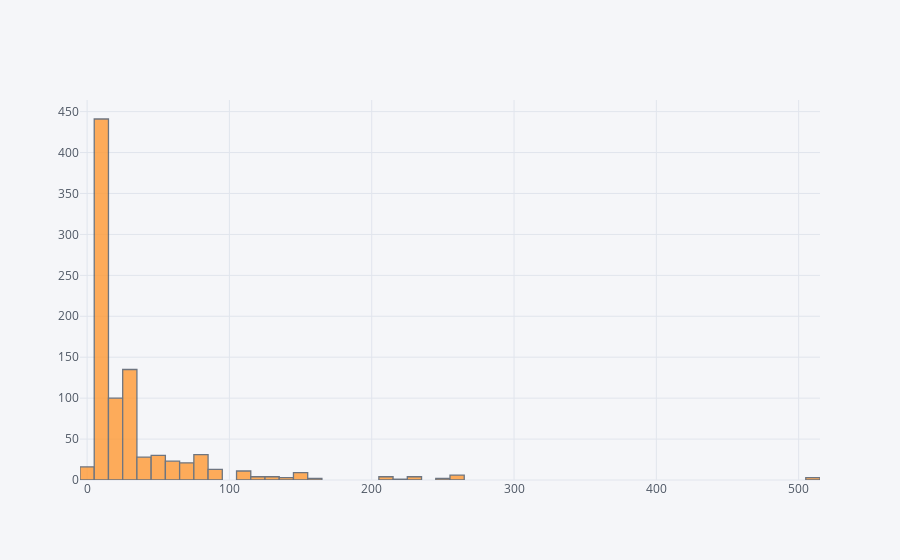

The cell this chart's notebook holds for it:
### Code cell
df1['Fare'].iplot(kind = 'hist')

### Figure 1 — Plotly figure (JSON) as saved in the notebook; plotly's stock layout.template omitted (floating-point values rounded to 4 significant figures; data arrays with more than 128 entries replaced by an {"elided": "..."} marker saying what was removed)
{"data": [{"histfunc": "count", "histnorm": "", "marker": {"color": "rgba(255, 153, 51, 1.0)", "line": {"color": "#4D5663", "width": 1.3}}, "name": "Fare", "opacity": 0.8, "orientation": "v", "type": "histogram", "uid": "32518e80-0561-4a3e-9658-2d38cda4a06d", "x": {"elided": "891 float values"}}], "layout": {"barmode": "overlay", "legend": {"bgcolor": "#F5F6F9", "font": {"color": "#4D5663"}}, "paper_bgcolor": "#F5F6F9", "plot_bgcolor": "#F5F6F9", "title": {"font": {"color": "#4D5663"}}, "xaxis": {"gridcolor": "#E1E5ED", "showgrid": true, "tickfont": {"color": "#4D5663"}, "title": {"font": {"color": "#4D5663"}, "text": ""}, "zerolinecolor": "#E1E5ED"}, "yaxis": {"gridcolor": "#E1E5ED", "showgrid": true, "tickfont": {"color": "#4D5663"}, "title": {"font": {"color": "#4D5663"}, "text": ""}, "zerolinecolor": "#E1E5ED"}}}
